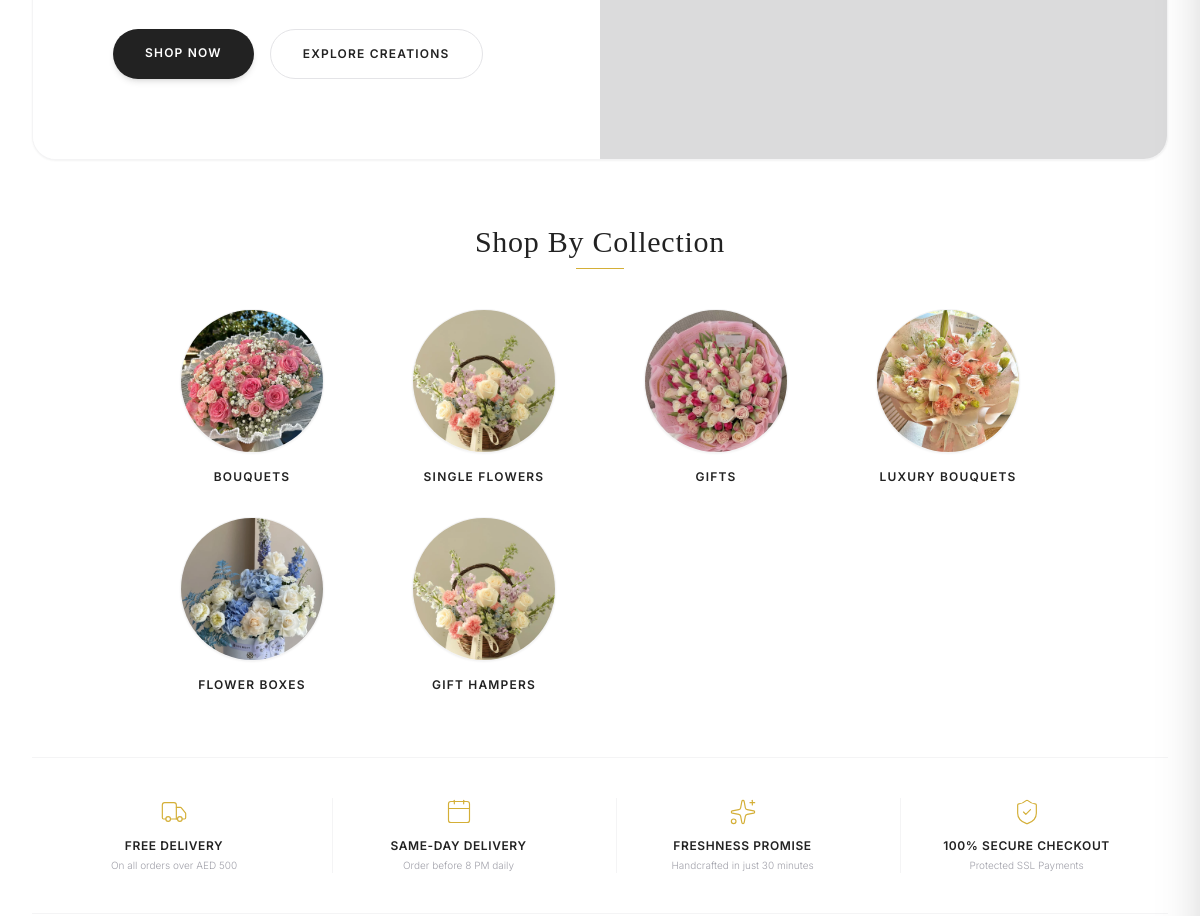
The app's page / (middle part), older data.
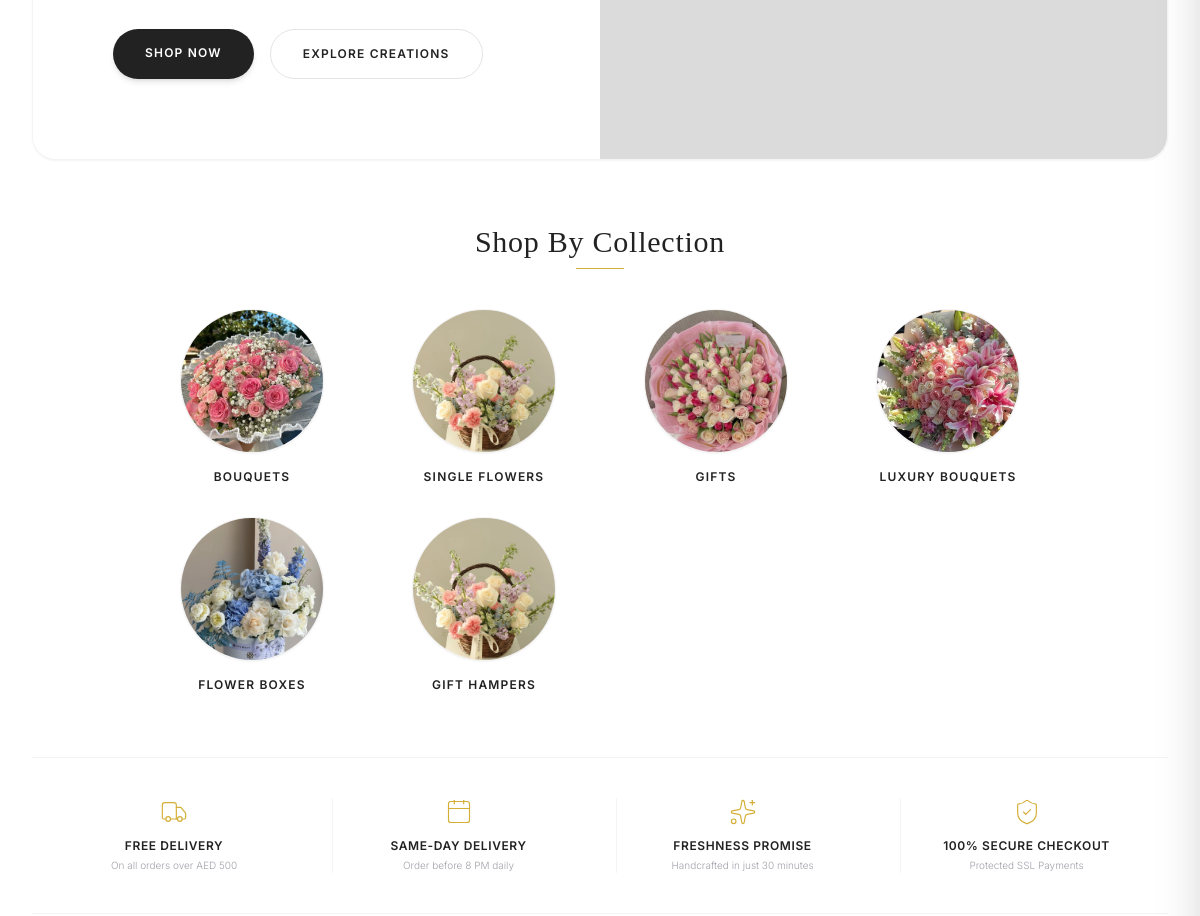
The same page, newer data.
### store/models.py (models this page shows, shortened)
class Category(models.Model):
    name = models.CharField(max_length=100, unique=True)
    slug = models.SlugField(max_length=120, unique=True, blank=True)
    image = models.ImageField(upload_to='categories/', blank=True, null=True)
    class Meta:
        verbose_name_plural = "Categories"

### store/views.py (the view)
# urls.py: path('', views.home_view, name='home'),
def home_view(request):
    featured_products = Product.objects.filter(is_featured=True)[:6]
    categories = Category.objects.all()
    new_arrivals = Product.objects.all().order_by('-created_at')[:4]
    context = {
        'featured_products': featured_products,
        'categories': categories,
        'new_arrivals': new_arrivals,
    }
    return render(request, 'store/home.html', context)

### cart/context_processors.py (called while the page is built)
def cart_processor(request):
    cart_total_items = 0
    if request.user.is_authenticated:
        cart = Cart.objects.filter(user=request.user).first()
        if cart:
            cart_total_items = cart.total_items
    else:
        session_key = request.session.session_key
        if session_key:
            cart = Cart.objects.filter(session_key=session_key).first()
            if cart:
                cart_total_items = cart.total_items
    return {
        'cart_total_items': cart_total_items
    }

### store/models.py (called while the page is built)
    @property
    def average_rating(self):
        avg = self.reviews.aggregate(Avg('rating'))['rating__avg']
        return round(avg, 1) if avg else 0.0

### templates/store/home.html (shortened to what this page needs)
{% extends 'base.html' %}
{% load static %}
{% block content %}
<section class="grid grid-cols-1 lg:grid-cols-2 bg-white border border-zinc-100 rounded-3xl overflow-hidden mb-16 select-none shadow-sm">
    <div class="flex flex-col justify-center p-8 md:p-16 lg:p-20 bg-white">
        <div class="flex flex-wrap gap-4">
            <a href="{% url 'store:product_list' %}" class="bg-brandCharcoal text-white hover:bg-brandGold transition-colors text-xs font-semibold uppercase tracking-widest px-8 py-4 rounded-full shadow-md hover:shadow-lg">
                Shop Now
            </a>
            <a href="#featured-section" class="border border-zinc-200 text-brandCharcoal hover:bg-zinc-50 transition-colors text-xs font-semibold uppercase tracking-widest px-8 py-4 rounded-full">
                Explore Creations
            </a>
        </div>
    </div>
    <div class="h-64 sm:h-96 lg:h-auto min-h-[350px] bg-zinc-100 relative group overflow-hidden">
        <img src="https://images.unsplash.com/photo-1526047932273-341f2a7631f9?w=1000" alt="White Rose Premium Floral Curations"
             class="absolute inset-0 w-full h-full object-cover transition-transform duration-[6s] ease-out group-hover:scale-105">
        <div class="absolute inset-0 bg-black/10"></div>
    </div>
</section>
<section class="mb-16">
    <div class="text-center mb-10 select-none">
        <h2 class="font-serif text-3xl font-medium text-brandCharcoal tracking-wide mb-2">Shop By Collection</h2>
        <div class="w-12 h-[1px] bg-brandGold mx-auto"></div>
    </div>
    <div class="grid grid-cols-2 md:grid-cols-4 gap-8 max-w-4xl mx-auto">
        {% for category in categories %}
        <a href="{% url 'store:product_list' %}?category={{ category.slug }}" class="flex flex-col items-center group select-none text-center">
            <div class="w-28 h-28 md:w-36 md:h-36 rounded-full overflow-hidden border border-zinc-100 shadow-sm transition-all duration-300 group-hover:border-brandGold group-hover:shadow-md mb-4 bg-zinc-50">
                {% if category.image %}
                    <img src="{{ category.image.url }}" alt="{{ category.name }}" class="w-full h-full object-cover transition-transform duration-500 group-hover:scale-110">
                {% else %}
                    <div class="w-full h-full bg-gradient-to-br from-brandGold/20 to-brandCharcoal/10 flex items-center justify-center">
                        <i data-lucide="flower-2" class="w-10 h-10 text-brandGold/40"></i>
                    </div>
                {% endif %}
            </div>
            <h6 class="text-xs tracking-widest uppercase font-semibold text-brandCharcoal group-hover:text-brandGold transition-colors">{{ category.name }}</h6>
        </a>
        {% endfor %}
    </div>
</section>
<section class="border-y border-zinc-100 py-10 bg-white mb-16 select-none">
    <div class="grid grid-cols-2 lg:grid-cols-4 gap-8 text-center max-w-6xl mx-auto px-4">
        <div class="flex flex-col items-center">
            <i data-lucide="truck" class="w-7 h-7 text-brandGold stroke-1 mb-3"></i>
            <h5 class="text-xs uppercase tracking-wider font-semibold text-brandCharcoal mb-1">Free Delivery</h5>
            <p class="text-[10px] text-zinc-400 font-light">On all orders over AED 500</p>
        </div>
        <div class="flex flex-col items-center border-l lg:border-l border-zinc-100">
            <i data-lucide="calendar" class="w-7 h-7 text-brandGold stroke-1 mb-3"></i>
            <h5 class="text-xs uppercase tracking-wider font-semibold text-brandCharcoal mb-1">Same-Day Delivery</h5>
            <p class="text-[10px] text-zinc-400 font-light">Order before 8 PM daily</p>
        </div>
        <div class="flex flex-col items-center border-l border-zinc-100">
            <i data-lucide="sparkles" class="w-7 h-7 text-brandGold stroke-1 mb-3"></i>
            <h5 class="text-xs uppercase tracking-wider font-semibold text-brandCharcoal mb-1">Freshness Promise</h5>
            <p class="text-[10px] text-zinc-400 font-light">Handcrafted in just 30 minutes</p>
        </div>
        <div class="flex flex-col items-center border-l border-zinc-100">
            <i data-lucide="shield-check" class="w-7 h-7 text-brandGold stroke-1 mb-3"></i>
            <h5 class="text-xs uppercase tracking-wider font-semibold text-brandCharcoal mb-1">100% Secure Checkout</h5>
            <p class="text-[10px] text-zinc-400 font-light">Protected SSL Payments</p>
        </div>
    </div>
</section>
{% endblock %}

### templates/base.html (shortened to what this page needs)
{% load static %}
<!DOCTYPE html>
<html lang="en">
<head>
    <script src="https://cdn.tailwindcss.com"></script>
</head>
<body class="bg-brandWhite text-brandCharcoal font-sans min-h-screen flex flex-col antialiased">
    <main class="flex-grow py-8 max-w-7xl mx-auto px-4 sm:px-6 lg:px-8 w-full">
        {% block content %}{% endblock %}
    </main>
</body>
</html>

Row changes from the older to the newer data that the page shows:
changed Category "LUXURY BOUQUETS": image: a different picture
